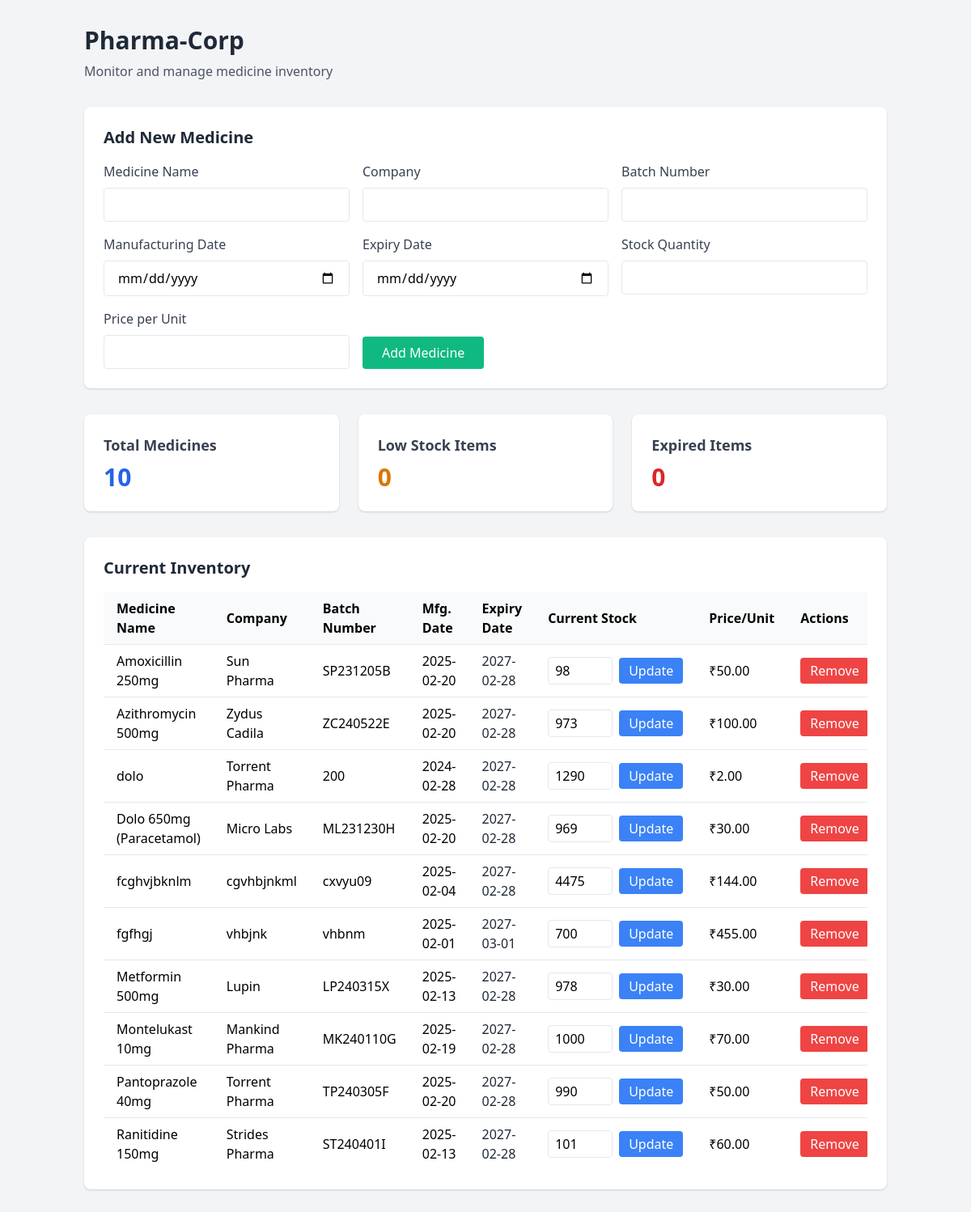
Page /staff-inventory.php on the earlier database version.
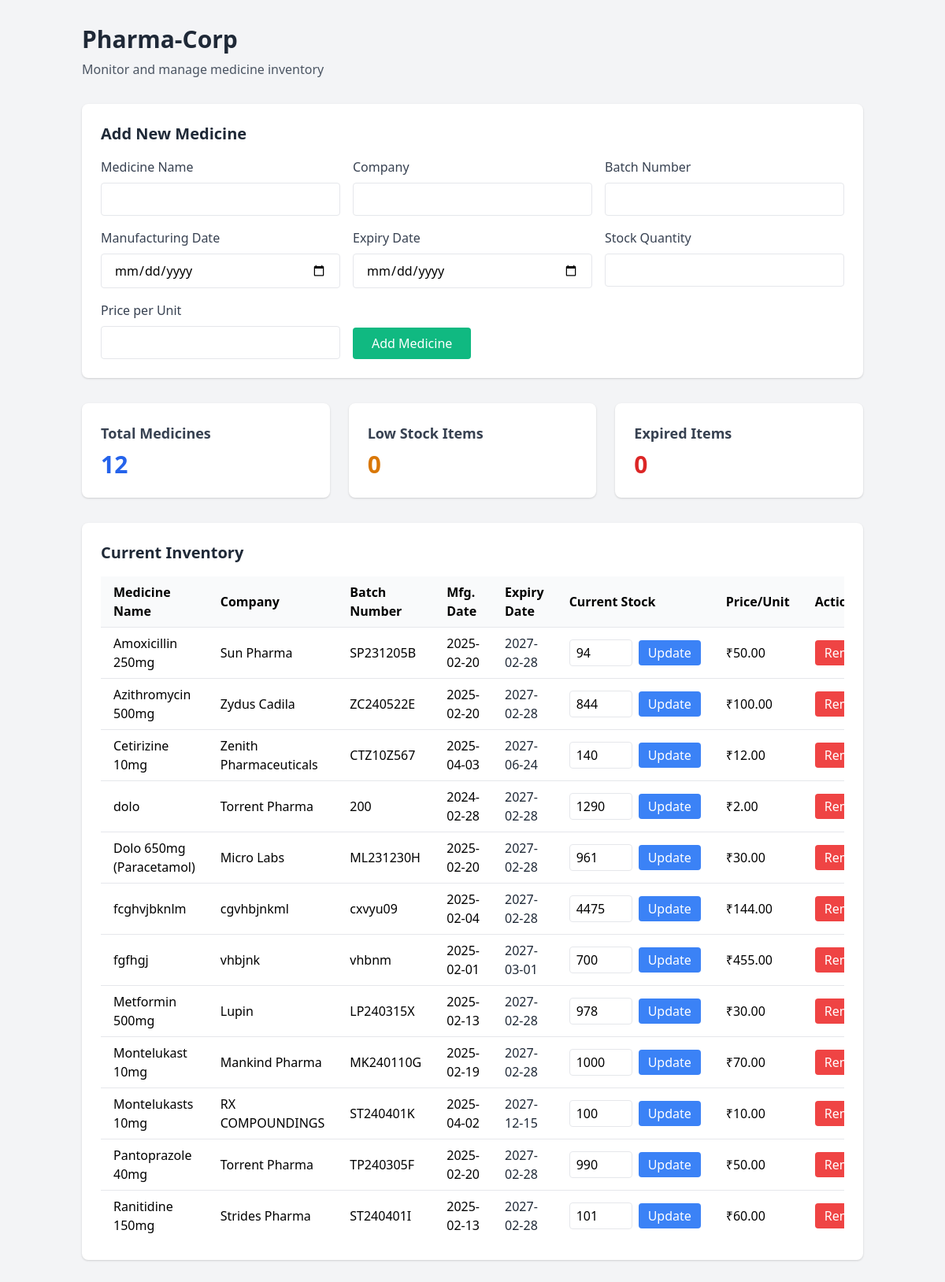
Same page on the later database version.
### tables this page shows
CREATE TABLE `medicines` (
  `medicine_id` int(10) NOT NULL,
  `name` varchar(100) NOT NULL,
  `batch_number` varchar(50) NOT NULL,
  `mfg_date` date NOT NULL,
  `expiry_date` date NOT NULL,
  `stock_quantity` int(10) NOT NULL,
  `price_per_unit` decimal(10,2) NOT NULL,
  `company` varchar(100) NOT NULL DEFAULT 'Unknown',
  `price` decimal(10,2) DEFAULT 0.00
);

### staff-inventory.php (the view, shortened to what the changed rows need)
<?php
$servername = "localhost";
$username = "root";
$password = "";
$dbname = "pharma";
$conn = new mysqli($servername, $username, $password, $dbname);
$sql = "SELECT * FROM Medicines ORDER BY name";
$result = $conn->query($sql);
?>
<!DOCTYPE html>
<html lang="en">
<head>
    <link rel="stylesheet" href="https://cdnjs.cloudflare.com/ajax/libs/tailwindcss/2.2.19/tailwind.min.css">
</head>
<body class="bg-gray-100">
    <div class="container mx-auto px-4 py-8">
        <header class="mb-8">
            <h1 class="text-3xl font-bold text-gray-800">Pharma-Corp</h1>
        </header>
        <div class="bg-white rounded-lg shadow p-6 mb-8">
            <h2 class="text-xl font-bold text-gray-800 mb-4">Add New Medicine</h2>
        </div>
        <div class="grid grid-cols-1 md:grid-cols-3 gap-6 mb-8">
            <?php
            $total_items = $result->num_rows;
            ?>
            <div class="bg-white p-6 rounded-lg shadow">
                <h3 class="text-lg font-semibold text-gray-700">Total Medicines</h3>
                <p class="text-3xl font-bold text-blue-600 mt-2"><?php echo $total_items; ?></p>
            </div>
        </div>
        <div class="bg-white rounded-lg shadow p-6">
            <h2 class="text-xl font-bold text-gray-800 mb-4">Current Inventory</h2>
            <div class="overflow-x-auto">
                <table class="w-full">
                    <thead>
                        <tr class="bg-gray-50">
                            <th class="px-4 py-2 text-left">Medicine Name</th>
                            <th class="px-4 py-2 text-left">Company</th>
                            <th class="px-4 py-2 text-left">Batch Number</th>
                            <th class="px-4 py-2 text-left">Mfg. Date</th>
                            <th class="px-4 py-2 text-left">Expiry Date</th>
                            <th class="px-4 py-2 text-left">Current Stock</th>
                            <th class="px-4 py-2 text-left">Price/Unit</th>
                            <th class="px-4 py-2 text-left">Actions</th>
                        </tr>
                    </thead>
                    <tbody>
                        <?php while($row = $result->fetch_assoc()): ?>
                            <tr class="border-t">
                                <td class="px-4 py-2"><?php echo htmlspecialchars($row['name']); ?></td>
                                <td class="px-4 py-2"><?php echo htmlspecialchars($row['company']); ?></td>
                                <td class="px-4 py-2"><?php echo htmlspecialchars($row['batch_number']); ?></td>
                                <td class="px-4 py-2"><?php echo (new DateTime($row['mfg_date']))->format('Y-m-d'); ?></td>
                                <td class="px-4 py-2">
                                    <?php
                                    $expiry_date = new DateTime($row['expiry_date']);
                                    $today = new DateTime();
                                    $expired = $expiry_date < $today;
                                    $class = $expired ? 'text-red-600' : 'text-gray-800';
                                    echo "<span class='$class'>" . $expiry_date->format('Y-m-d') . "</span>";
                                    ?>
                                </td>
                                <td class="px-4 py-2">
                                    <form method="POST" class="flex gap-2 items-center">
                                        <input type="number" name="new_quantity"
                                               class="w-20 px-2 py-1 border rounded"
                                               min="0" value="<?php echo $row['stock_quantity']; ?>">
                                        <button type="submit" name="update_stock"
                                                class="bg-blue-500 text-white px-3 py-1 rounded hover:bg-blue-600">
                                            Update
                                        </button>
                                    </form>
                                </td>
                                <td class="px-4 py-2">₹<?php echo number_format($row['price_per_unit'], 2); ?></td>
                                <td class="px-4 py-2">
                                    <form method="POST" class="inline" onsubmit="return confirm('Are you sure you want to remove this medicine?');">
                                        <button type="submit" name="remove_medicine"
                                                class="bg-red-500 text-white px-3 py-1 rounded hover:bg-red-600">
                                            Remove
                                        </button>
                                    </form>
                                </td>
                            </tr>
                        <?php endwhile; ?>
                    </tbody>
                </table>
            </div>
        </div>
    </div>
</body>
</html>

Differences in the rows shown:
changed medicines "Amoxicillin 250mg": new_quantity "98" → "94"
changed medicines "Azithromycin 500mg": new_quantity "973" → "844"
added medicines: name "Cetirizine 10mg", company "Zenith Pharmaceuticals", batch_number "CTZ10Z567", mfg_date "2025-04-03", expiry_date "2027-06-24", new_quantity "140", price_per_unit "12.00"
changed medicines "Dolo 650mg (Paracetamol)": new_quantity "969" → "961"
added medicines: name "Montelukasts 10mg", company "RX COMPOUNDINGS", batch_number "ST240401K", mfg_date "2025-04-02", expiry_date "2027-12-15", new_quantity "100", price_per_unit "10.00"
Other differences:
$total_items: "10" → "12"
